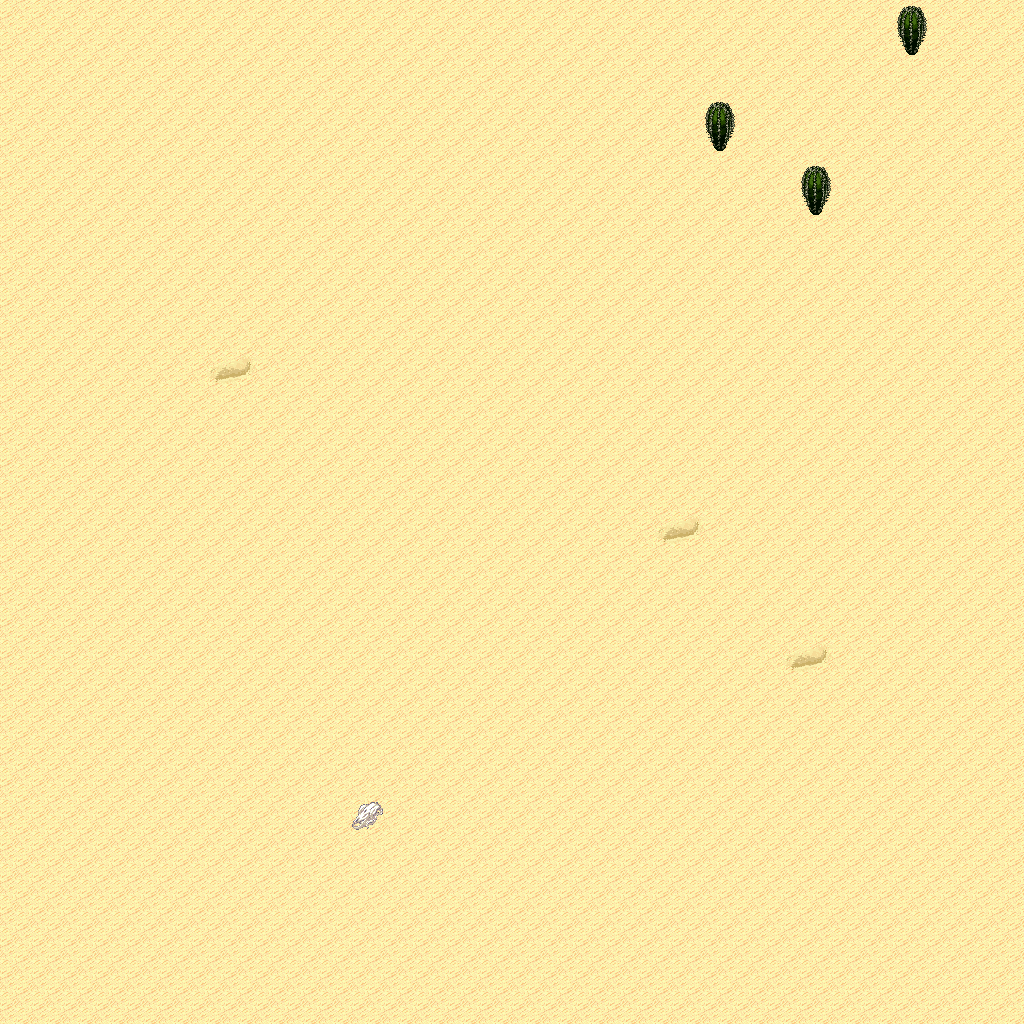

This is a level from a 2D game, rendered from its Tiled map with the project's own tilesets. A one-line summary and the map file follow, with tile-layer data summarised:
An orthogonal 32x32 tile map with 32x32 px tiles, 5 tile layers (Ground, Objects, Objects2, Above, ...), 1 hidden layer not drawn, 6 tilesets.

<map version="1.10" tiledversion="1.11.0" orientation="orthogonal" renderorder="right-down" width="32" height="32" tilewidth="32" tileheight="32" infinite="0" nextlayerid="11" nextobjectid="1">
 <tileset firstgid="1" name="logic_collision" tilewidth="32" tileheight="32" tilecount="1" columns="1">
  <image source="../drawable/logic_collision.png" width="32" height="32" />
 </tileset>
 <tileset firstgid="2" name="terrain_desert" tilewidth="32" tileheight="32" tilecount="88" columns="8">
  <image source="../drawable/terrain_desert.png" width="256" height="352" />
 </tileset>
 <tileset firstgid="90" name="ground_sand_2" tilewidth="32" tileheight="32" tilecount="15" columns="5">
  <image source="../drawable/ground_sand_2.png" width="160" height="96" />
 </tileset>
 <tileset firstgid="105" name="plant_cactus_2" tilewidth="32" tileheight="32" tilecount="10" columns="5">
  <image source="../drawable/plant_cactus_2.png" width="160" height="64" />
 </tileset>
 <tileset firstgid="115" name="plant_cactus" tilewidth="32" tileheight="32" tilecount="2" columns="1">
  <image source="../drawable/plant_cactus.png" width="32" height="64" />
 </tileset>
 <tileset firstgid="117" name="plant_round_cactuses" tilewidth="32" tileheight="32" tilecount="20" columns="10">
  <image source="../drawable/plant_round_cactuses.png" width="320" height="64" />
 </tileset>
 <layer id="1" name="Ground" width="32" height="32">
  <data>[1024 cells, 1024 non-empty, 4 distinct tile ids]</data>
 </layer>
 <layer id="2" name="Objects" width="32" height="32">
  <data>[1024 cells, 3 non-empty, 1 distinct tile ids]</data>
 </layer>
 <layer id="3" name="Objects2" width="32" height="32">
  <data>[1024 cells, 0 non-empty, 0 distinct tile ids]</data>
 </layer>
 <layer id="4" name="Above" width="32" height="32">
  <data>[1024 cells, 3 non-empty, 1 distinct tile ids]</data>
 </layer>
 <layer id="5" name="Above2" width="32" height="32">
  <data>[1024 cells, 0 non-empty, 0 distinct tile ids]</data>
 </layer>
 <layer id="6" name="Walkable" width="32" height="32" visible="0">
  <data>[1024 cells, 4 non-empty, 1 distinct tile ids]</data>
 </layer>
 <objectgroup id="7" name="Mapevents" />
 <objectgroup id="8" name="Spawn" />
 <objectgroup id="9" name="Keys" />
 <objectgroup id="10" name="Replace" />
</map>
